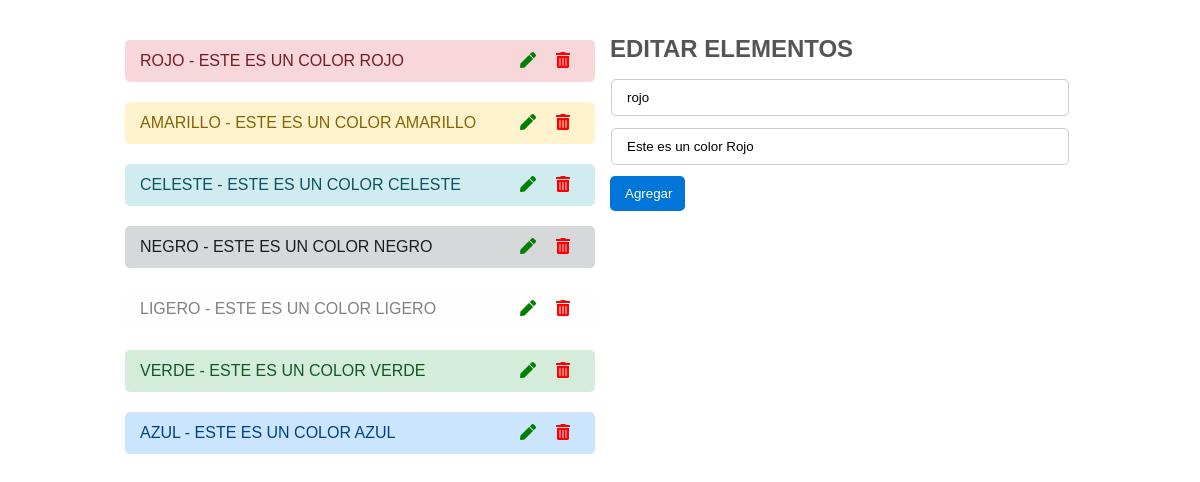
/index.php?id=27, run on the app's committed database.
### tables this page shows
CREATE TABLE `colores` (
  `id` int(11) NOT NULL,
  `color` varchar(255) NOT NULL,
  `descripcion` varchar(255) NOT NULL
);

### index.php (the view, shortened to what this page needs)
<?php
include_once 'conexion.php';
$sql_leer = "SELECT * FROM colores";
$gsent = $pdo->prepare($sql_leer);
$gsent->execute();
$resultado = $gsent->fetchAll();
if($_GET) {
	$id = $_GET['id'];
	$sql_unico = "SELECT * FROM colores WHERE id = ?";
	$gsent_unico = $pdo->prepare($sql_unico);
	$gsent_unico->execute(array($id));
	$resultado_unico = $gsent_unico->fetch();
}
?>
<!DOCTYPE html>
<html lang="es">
<head>
	<link rel="stylesheet" href="assets/css/styles.css">
	<link rel="stylesheet" href="https://use.fontawesome.com/releases/v5.10.2/css/all.css">
</head>
<body>
	<div class="container">
		<div class="filas">
			<div class="columnas">
				<?php foreach ($resultado as $dato): ?>
					<div class="alerta <?=$dato['color'];?>">
						<?=$dato['color'];?> - <?=$dato['descripcion'];?>
						<a href="eliminar.php?id=<?=$dato['id'];?>">
							<i class="fas fa-trash-alt"></i>
						</a>
						<a href="index.php?id=<?=$dato['id'];?>">
							<i class="fas fa-pen"></i>
						</a>
					</div>
				<?php endforeach; ?>
			</div>
			<div class="columnas">
				<?php if($_GET): ?>
					<h2>Editar elementos</h2>
					<form class="form" method="get" action="editar.php">
						<input type="text" name="color" value="<?=$resultado_unico['color'];?>" placeholder="Color...">
						<input type="text" name="descripcion" value="<?=$resultado_unico['descripcion'];?>" placeholder="Descripción...">
						<button class="">Agregar</button>
					</form>
				<?php endif; ?>
			</div>
		</div>
	</div>
</body>
</html>

### assets/css/styles.css (style rules this page uses)
* { margin: 0; padding: 0; box-sizing: border-box; }
body { font-size: 16px; font-family: Helvetica; }
h2 { margin: 5px; color: #555; text-transform: uppercase; }
.container { width: 80%; margin: 30px auto; }
.filas { width: 100%; display: flex; }
.columnas { width: 49%; display: flex; flex-direction: column; margin: 0px 5px; }
.alerta { padding: 12px 15px; border-radius: 5px; margin: 10px 0; text-transform: uppercase; }
.alerta a i { float: right; margin: 0 10px; }
.alerta a i.fas.fa-trash-alt { color: red; }
.alerta a i.fas.fa-pen { color: green; }
.alerta.azul { color: #004085; background-color: #cce5ff; border-color: #b8daff; }
.alerta.rojo { color: #721c24; background-color: #f8d7da; border-color: #f5c6cb; }
.alerta.amarillo { color: #856404; background-color: #fff3cd; border-color: #ffeeba; }
.alerta.negro { color: #1b1e21; background-color: #d6d8d9; border-color: #c6c8ca; }
.alerta.verde { color: #155724; background-color: #d4edda; border-color: #c3e6cb; }
.alerta.celeste { color: #0c5460; background-color: #d1ecf1; border-color: #bee5eb; }
.alerta.ligero { color: #818182; background-color: #fefefe; border-color: #fdfdfe; }
.form { display: flex; flex-direction: column; padding: 5px 0px; }
.form input[type="text"] { padding: 10px 15px; margin: 6px; border: 1px solid #ccc; border-radius: 5px; }
button { width: 75px; padding: 10px 15px; margin: 5px; border-radius: 5px; border: none; background-color: #0275d8; color: #fff; cursor: pointer; }

### data on the page
colores: color "ROJO", descripcion "ESTE ES UN COLOR ROJO", color "rojo", descripcion "Este es un color Rojo"
colores: color "AMARILLO", descripcion "ESTE ES UN COLOR AMARILLO"
colores: color "CELESTE", descripcion "ESTE ES UN COLOR CELESTE"
colores: color "NEGRO", descripcion "ESTE ES UN COLOR NEGRO"
colores: color "LIGERO", descripcion "ESTE ES UN COLOR LIGERO"
colores: color "VERDE", descripcion "ESTE ES UN COLOR VERDE"
colores: color "AZUL", descripcion "ESTE ES UN COLOR AZUL"
